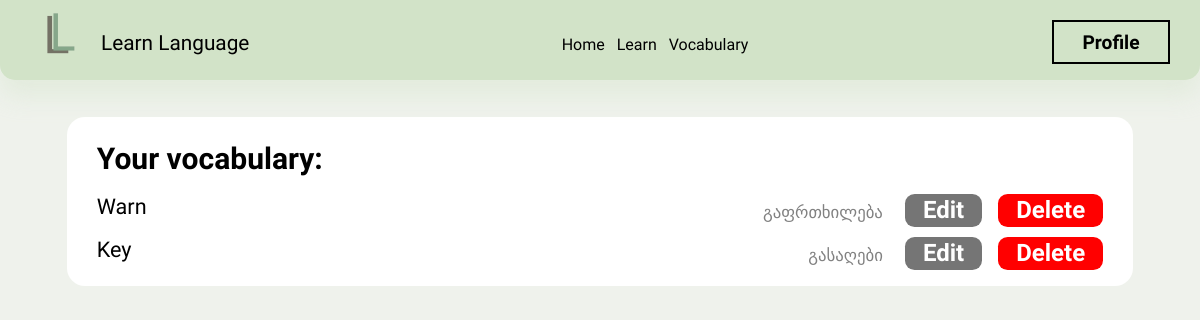
Page /vocabulary/ (signed in) on the earlier database version.
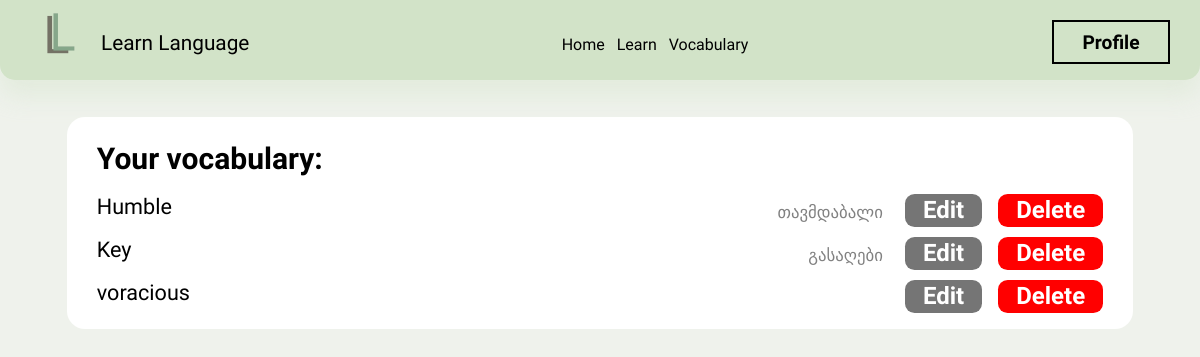
Same page on the later database version.
### LL/models.py (models this page shows, shortened)
class Word(models.Model):
    user = models.ForeignKey(User, on_delete=models.CASCADE, related_name="word_for_user")
    word = models.CharField(max_length=100)
    learned = models.BooleanField(default=False)
    meaning = models.CharField(max_length=100, default="")

### LL/views.py (the view)
# urls.py: path('vocabulary/', views.vocabulary, name="vocabulary"),
def vocabulary(request):
    words = Word.objects.all().filter(user=request.user)
    return render(request, "vocab.html", {
        "words": words
    })

### LL/templates/vocab.html (shortened to what this page needs)
{% extends 'layout.html' %}
{% load static %}
{% block header %}
    <link href="{% static 'css/vocab.css' %}" rel="stylesheet">
{% endblock %}
{% block body %}
    <div class="words-list">
        <h1 class="words-list-header">Your vocabulary:</h1>
        {% for word in words %}
            <div class="word-list-list">
                <h1 class="word-list-list-word">{{ word.word }}</h1>
                <div class="word-list-list-buttons">
                    <h1 class="word-list-list-translation">{{ word.meaning }}</h1>
                    <button class="word-list-list-button2" onclick="open_edit_div(`{{word.word}}`, `{{word.meaning}}`)">Edit</button>
                    <button class="word-list-list-button1" onclick="delete_word(`{{ word.word }}`, `{{word.pk}}`)">Delete</button>
                </div>
            </div>
        {% endfor %}
    </div>
{% endblock %}

Differences in the rows shown:
removed Word: word "Warn", meaning "გაფრთხილება"
added Word: word "Humble", meaning "თავმდაბალი"
added Word: word "voracious"
